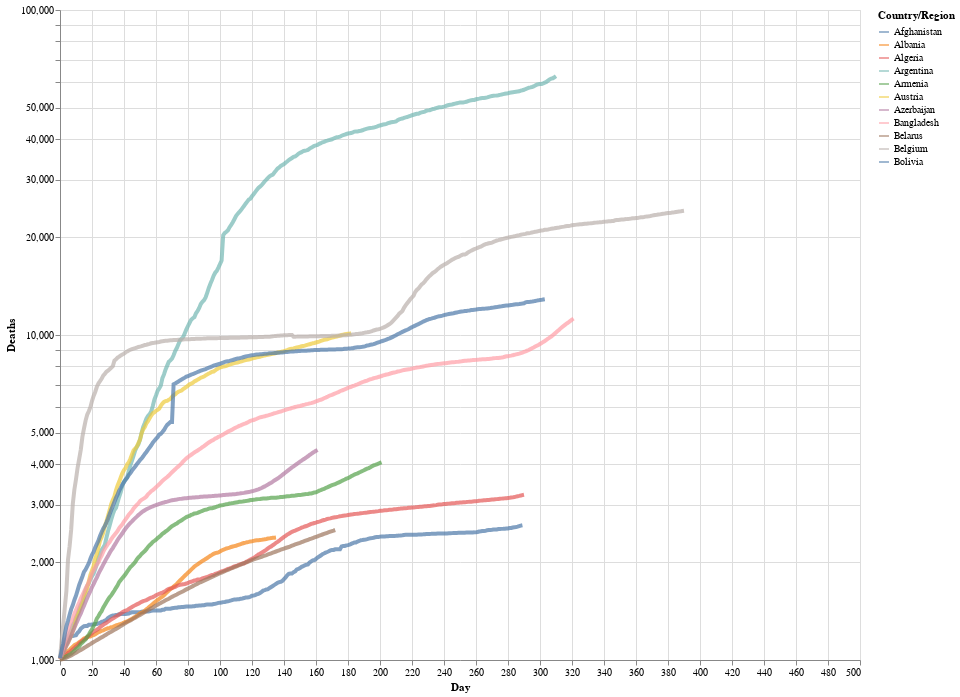

Write notebook code for a chart like this one.
### Markdown cell above
We can also add a log y-axis. We'll also now add a hover tooltip so that, when we hover our cursor over any point on any of the lines, it will tell us the 'Country', the 'Day', and the number of 'Deaths'.

### Code cell
# altair plot 
alt.Chart(deaths_long_5000).mark_line(strokeWidth=4, opacity=0.7).encode(
    x=alt.X('Day'),
    y=alt.Y('Deaths', scale=alt.Scale(type='log')),
    color='Country/Region',
    tooltip=['Country/Region', 'Day','Deaths']
).properties(
    width=800,
    height=650
)

### Figure 1 — Vega-Lite specification as saved in the notebook (floating-point values rounded to 4 significant figures; data arrays with more than 128 entries replaced by an {"elided": "..."} marker saying what was removed)
{"config": {"view": {"continuousWidth": 400, "continuousHeight": 300}}, "data": {"name": "data-247250510a2ec1273c7650c012355edb"}, "mark": {"type": "line", "opacity": 0.7, "strokeWidth": 4}, "encoding": {"color": {"type": "nominal", "field": "Country/Region"}, "tooltip": [{"type": "nominal", "field": "Country/Region"}, {"type": "quantitative", "field": "Day"}, {"type": "quantitative", "field": "Deaths"}], "x": {"type": "quantitative", "field": "Day"}, "y": {"type": "quantitative", "field": "Deaths", "scale": {"type": "log"}}}, "height": 650, "width": 800, "$schema": "https://vega.github.io/schema/vega-lite/v4.8.1.json", "datasets": {"data-247250510a2ec1273c7650c012355edb": {"elided": "5000 records"}}}
